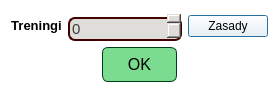
<?xml version="1.0" encoding="UTF-8"?>
<ui version="4.0">
 <class>MultipleTrainingsEditDialog</class>
 <widget class="QDialog" name="MultipleTrainingsEditDialog">
  <property name="geometry">
   <rect>
    <x>0</x>
    <y>0</y>
    <width>279</width>
    <height>92</height>
   </rect>
  </property>
  <property name="windowTitle">
   <string>Zasady treningów</string>
  </property>
  <property name="styleSheet">
   <string notr="true">background-color: white; color: black;</string>
  </property>
  <layout class="QVBoxLayout" name="verticalLayout">
   <item>
    <layout class="QHBoxLayout" name="horizontalLayout_3">
     <item>
      <widget class="QLabel" name="label_10">
       <property name="sizePolicy">
        <sizepolicy hsizetype="Maximum" vsizetype="Maximum">
         <horstretch>0</horstretch>
         <verstretch>0</verstretch>
        </sizepolicy>
       </property>
       <property name="font">
        <font>
         <family>Ubuntu</family>
         <pointsize>10</pointsize>
         <bold>true</bold>
        </font>
       </property>
       <property name="styleSheet">
        <string notr="true">QLabel{
background: transparent;
color: rgb(0, 0, 0);
}</string>
       </property>
       <property name="text">
        <string>Treningi</string>
       </property>
       <property name="scaledContents">
        <bool>false</bool>
       </property>
       <property name="alignment">
        <set>Qt::AlignCenter</set>
       </property>
       <property name="margin">
        <number>3</number>
       </property>
       <property name="indent">
        <number>-1</number>
       </property>
      </widget>
     </item>
     <item>
      <widget class="QSpinBox" name="spinBox_trainingsCount">
       <property name="font">
        <font>
         <pointsize>11</pointsize>
        </font>
       </property>
       <property name="styleSheet">
        <string notr="true">QWidget{
	background-color: rgb(222, 221, 218);
	color: rgb(60, 60, 60);
	border: 2px solid rgb(65, 0, 0);
	border-radius: 7px;
margin-top: 6px;
}</string>
       </property>
       <property name="maximum">
        <number>1000000000</number>
       </property>
      </widget>
     </item>
     <item>
      <widget class="QPushButton" name="pushButton_trainingsRules">
       <property name="sizePolicy">
        <sizepolicy hsizetype="Maximum" vsizetype="Fixed">
         <horstretch>0</horstretch>
         <verstretch>0</verstretch>
        </sizepolicy>
       </property>
       <property name="text">
        <string>Zasady</string>
       </property>
      </widget>
     </item>
    </layout>
   </item>
   <item>
    <layout class="QHBoxLayout" name="horizontalLayout_OKButton">
     <item>
      <spacer name="horizontalSpacer_2">
       <property name="orientation">
        <enum>Qt::Horizontal</enum>
       </property>
       <property name="sizeHint" stdset="0">
        <size>
         <width>40</width>
         <height>20</height>
        </size>
       </property>
      </spacer>
     </item>
     <item>
      <widget class="QPushButton" name="pushButton_submit">
       <property name="minimumSize">
        <size>
         <width>75</width>
         <height>35</height>
        </size>
       </property>
       <property name="maximumSize">
        <size>
         <width>75</width>
         <height>35</height>
        </size>
       </property>
       <property name="font">
        <font>
         <pointsize>12</pointsize>
        </font>
       </property>
       <property name="styleSheet">
        <string notr="true">QPushButton{
border: 1px solid rgb(0, 59, 23);
border-radius: 6px;
color: rgb(0, 0, 0);
background-color: rgb(123, 220, 144);
}
QPushButton:hover{
background-color: rgb(153, 253, 174);
}</string>
       </property>
       <property name="text">
        <string>OK</string>
       </property>
      </widget>
     </item>
     <item>
      <spacer name="horizontalSpacer_3">
       <property name="orientation">
        <enum>Qt::Horizontal</enum>
       </property>
       <property name="sizeHint" stdset="0">
        <size>
         <width>40</width>
         <height>20</height>
        </size>
       </property>
      </spacer>
     </item>
    </layout>
   </item>
  </layout>
 </widget>
 <resources/>
 <connections/>
</ui>
